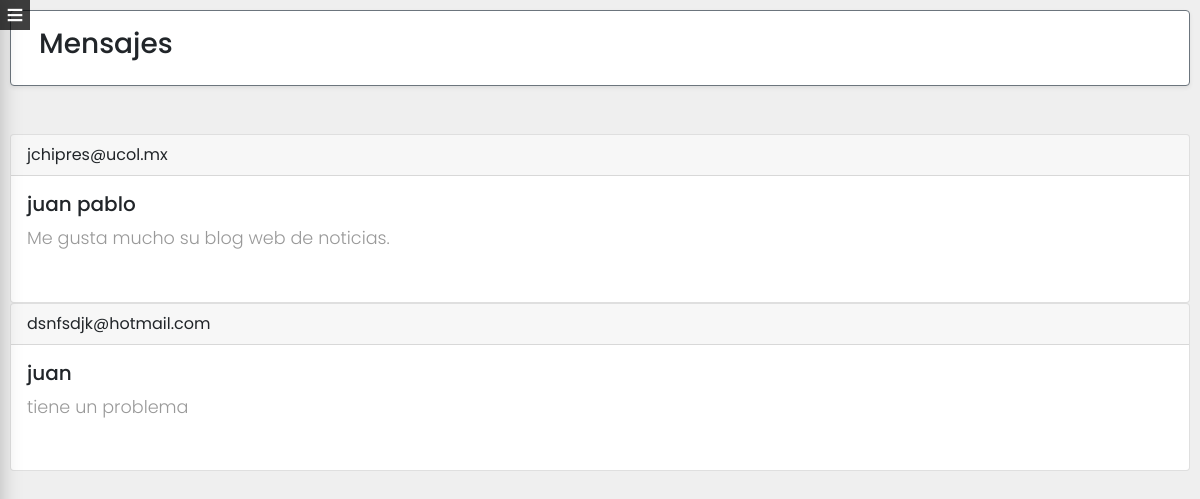
The page /php/adminContacto.php (signed in) on the database its author committed.
### tables this page shows
CREATE TABLE `contact` (
  `id` int(11) NOT NULL,
  `name` varchar(255) DEFAULT NULL,
  `email` varchar(255) DEFAULT NULL,
  `content` text DEFAULT NULL
);

### php/adminContacto.php (the view, shortened to what this page needs)
<!DOCTYPE html>
<html lang="en">
<head>
  <link rel="stylesheet" href="../css/bootstrap.min.css">
  <link rel="stylesheet" href="../css/adminMenu.css">
</head>
<body>
  <div>
    <div class="site-heading">
      <div class="margin">
        <nav class="navbar navbar-expand-lg navbar-light bg-light shadow-sm p-3 mb-5 bg-body rounded border border-secondary">
          <div class="container-fluid">
            <h3>Mensajes</h3>
          </div>
        </nav>
        <?php
            require '../php/config/database.php';
            $numContact = "SELECT id, name, email, content FROM contact ORDER BY id ASC";
            $consulta= $conn->query($numContact);
            $idContact = ($consulta->fetchAll(PDO::FETCH_ASSOC));
            ?>
            <?php foreach ($idContact as $lisContact) { ?>
        <div class="card">
          <div class="card-header">
              <?php echo $lisContact["email"]; ?>
          </div>
          <div class="card-body">
            <h5 class="card-title"><?php echo $lisContact["name"]; ?></h5>
            <p class="card-text"><?php echo $lisContact["content"]; ?></p>
              </div>
            </div>
            <?php }?>
          </div>
        </div>
      </div>
</body>
</html>

### css/adminMenu.css (style rules this page uses)
body { font-family: 'Poppins', sans-serif; background: #EFEFEF; margin: 0; padding: 0; }
p { font-family: 'Poppins', sans-serif; font-size: 1.1em; font-weight: 300; line-height: 1.7em; color: #999; }
.site-sidebar, .site-heading { position: absolute; }
.site-heading { z-index: 2; }
.site-heading { width: 100%; overflow: hidden; }
.margin { margin: 5px; padding: 5px; }

### rows shown on the page
contact: email "jchipres@ucol.mx", name "juan pablo", content "Me gusta mucho su blog web de noticias."
contact: email "dsnfsdjk@hotmail.com", name "juan", content "tiene un problema"
